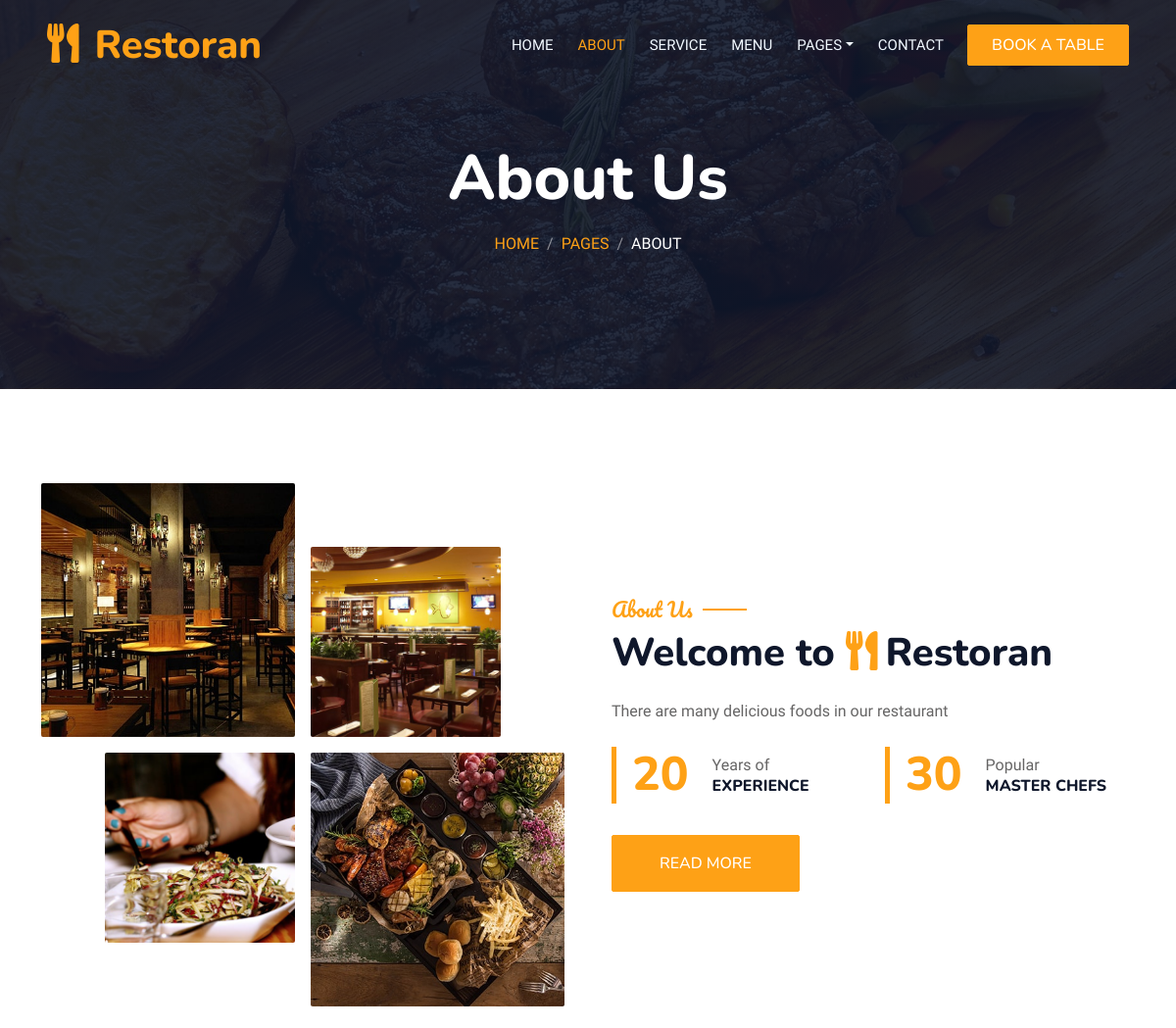
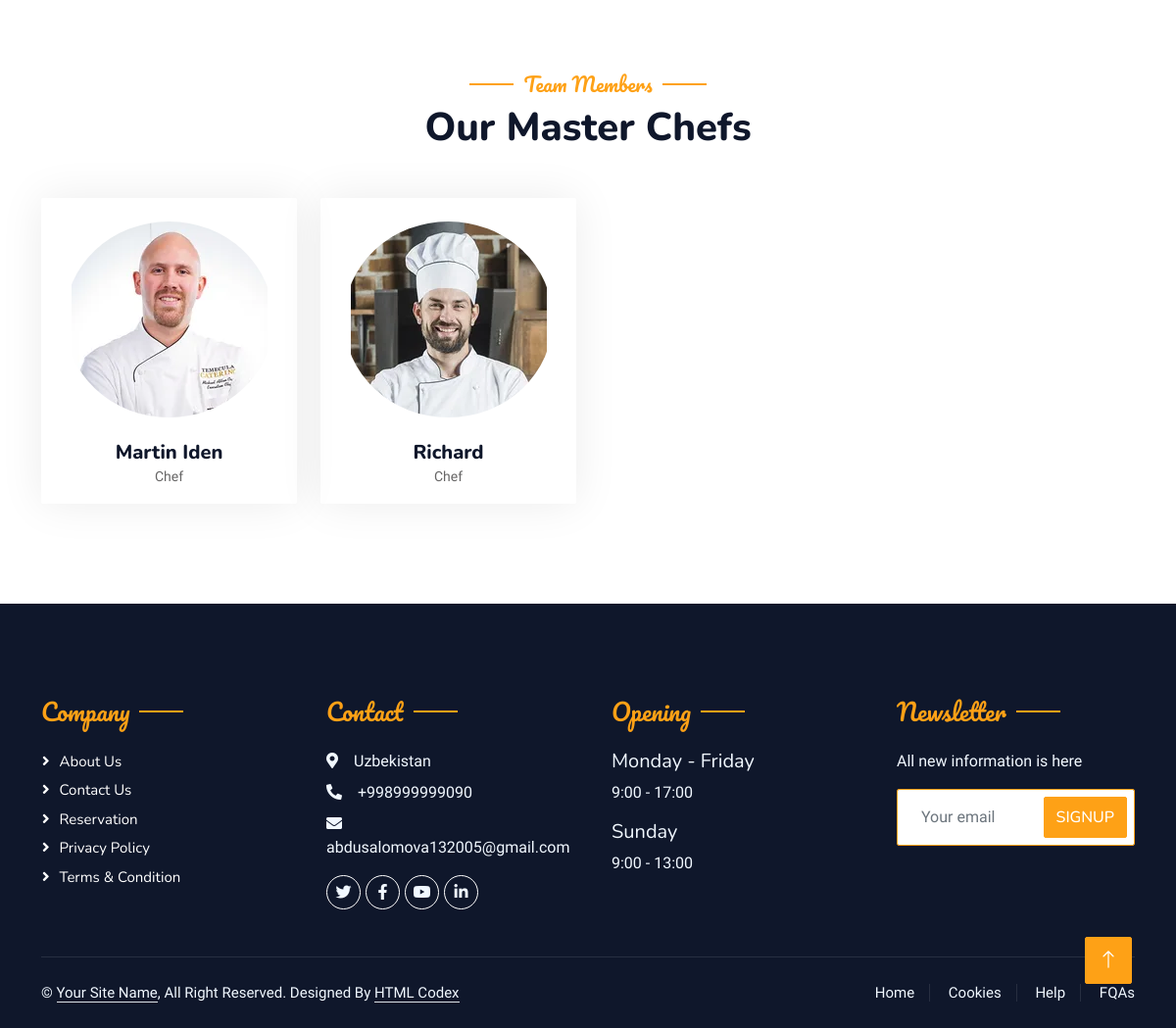
The page /about/ on the database its author committed (2 pictures, top to bottom).
### restoran/models.py (models this page shows, shortened)
class About(models.Model):
    first_pic=ResizedImageField(upload_to='about/%Y/%m')
    second_pic=ResizedImageField(upload_to='about/%Y/%m')
    third_pic=ResizedImageField(upload_to='about/%Y/%m')
    fourth_pic=ResizedImageField(upload_to='about/%Y/%m')
    description=models.TextField()
    experience=models.PositiveIntegerField()
    masterchefs=models.PositiveIntegerField()
    class Meta:
        db_table='about'
        verbose_name='about'
        verbose_name_plural='about'

class Ourteam(models.Model):
    full_name=models.CharField(max_length=256)
    designation=models.CharField(max_length=256)
    pic=ResizedImageField(upload_to='ourteam/%Y/%m')
    is_active = models.BooleanField(default=False)
    class Meta:
        db_table='ourteam'
        verbose_name='ourteam'
        verbose_name_plural='ourteams'

class Footer(models.Model):
    street=models.CharField(max_length=256)
    number=models.CharField(max_length=256)
    email=models.EmailField()
    start_and_end_days=models.CharField(max_length=256)
    time_1=models.CharField(max_length=256)
    time_sunday=models.CharField(max_length=256)
    newsletter_description=models.TextField(null=True, blank=True)
    class Meta:
        db_table='footer'
        verbose_name='footer'
        verbose_name_plural='footers'

### restoran/views.py (the view)
# urls.py: path('about/', views.about, name='about'),
def about(request):
    about=models.About.objects.first()
    ourteam=models.Ourteam.objects.all()
    footer=models.Footer.objects.first()
    return render(request, 'about.html', {'about':about, 'ourteam':ourteam,'footer':footer})

### templates/about.html (shortened to what this page needs)
{% extends 'base.html' %}
{% load static %}
{% block content %}
            <div class="container-xxl py-5 bg-dark hero-header mb-5">
                <div class="container text-center my-5 pt-5 pb-4">
                    <h1 class="display-3 text-white mb-3 animated slideInDown">About Us</h1>
                    <nav aria-label="breadcrumb">
                        <ol class="breadcrumb justify-content-center text-uppercase">
                            <li class="breadcrumb-item"><a href="{% url 'home' %}">Home</a></li>
                            <li class="breadcrumb-item"><a href="#">Pages</a></li>
                            <li class="breadcrumb-item text-white active" aria-current="page">About</li>
                        </ol>
                    </nav>
                </div>
            </div>
        </div>
        <div class="container-xxl py-5">
            <div class="container">
                <div class="row g-5 align-items-center">
                    <div class="col-lg-6">
                        <div class="row g-3">
                            <div class="col-6 text-start">
                                <img class="img-fluid rounded w-100 wow zoomIn" data-wow-delay="0.1s" src="{{about.first_pic.url}}">
                            </div>
                            <div class="col-6 text-start">
                                <img class="img-fluid rounded w-75 wow zoomIn" data-wow-delay="0.3s" src="{{about.second_pic.url}}" style="margin-top: 25%;">
                            </div>
                            <div class="col-6 text-end">
                                <img class="img-fluid rounded w-75 wow zoomIn" data-wow-delay="0.5s" src="{{about.third_pic.url}}">
                            </div>
                            <div class="col-6 text-end">
                                <img class="img-fluid rounded w-100 wow zoomIn" data-wow-delay="0.7s" src="{{about.fourth_pic.url}}">
                            </div>
                        </div>
                    </div>
                    <div class="col-lg-6">
                        <h5 class="section-title ff-secondary text-start text-primary fw-normal">About Us</h5>
                        <h1 class="mb-4">Welcome to <i class="fa fa-utensils text-primary me-2"></i>Restoran</h1>
                        <p class="mb-4">{{about.description}}</p>
                        <div class="row g-4 mb-4">
                            <div class="col-sm-6">
                                <div class="d-flex align-items-center border-start border-5 border-primary px-3">
                                    <h1 class="flex-shrink-0 display-5 text-primary mb-0" data-toggle="counter-up">{{about.experience}}</h1>
                                    <div class="ps-4">
                                        <p class="mb-0">Years of</p>
                                        <h6 class="text-uppercase mb-0">Experience</h6>
                                    </div>
                                </div>
                            </div>
                            <div class="col-sm-6">
                                <div class="d-flex align-items-center border-start border-5 border-primary px-3">
                                    <h1 class="flex-shrink-0 display-5 text-primary mb-0" data-toggle="counter-up">{{about.masterchefs}}</h1>
                                    <div class="ps-4">
                                        <p class="mb-0">Popular</p>
                                        <h6 class="text-uppercase mb-0">Master Chefs</h6>
                                    </div>
                                </div>
                            </div>
                        </div>
                        <a class="btn btn-primary py-3 px-5 mt-2" href="">Read More</a>
                    </div>
                </div>
            </div>
        </div>
        <div class="container-xxl pt-5 pb-3">
            <div class="container">
                <div class="text-center wow fadeInUp" data-wow-delay="0.1s">
                    <h5 class="section-title ff-secondary text-center text-primary fw-normal">Team Members</h5>
                    <h1 class="mb-5">Our Master Chefs</h1>
                </div>
                <div class="row g-4">
                    {% for x in ourteam %}
                    <div class="col-lg-3 col-md-6 wow fadeInUp" data-wow-delay="0.7s">
                        <div class="team-item text-center rounded overflow-hidden">
                            <div class="rounded-circle overflow-hidden m-4">
                                <img class="img-fluid" src="{{x.pic.url}}" alt="">
                            </div>
                            <h5 class="mb-0">{{x.full_name}}</h5>
                            <small>{{x.designation}}</small>
                        </div>
                    </div>
                    {% endfor %}
                </div>
            </div>
        </div>
    {% endblock %}

### templates/base.html (shortened to what this page needs)
{% load static %}
<!DOCTYPE html>
<html lang="en">
<head>
    <link href="https://cdnjs.cloudflare.com/ajax/libs/font-awesome/5.10.0/css/all.min.css" rel="stylesheet">
    <link href="https://cdn.jsdelivr.net/npm/bootstrap-icons@1.4.1/font/bootstrap-icons.css" rel="stylesheet">
    <link href="lib/animate/animate.min.css" rel="stylesheet">
    <link href="lib/owlcarousel/assets/owl.carousel.min.css" rel="stylesheet">
    <link href="lib/tempusdominus/css/tempusdominus-bootstrap-4.min.css" rel="stylesheet" />
    <link href="{% static 'css/bootstrap.min.css' %}" rel="stylesheet">
    <link href="{% static 'css/style.css' %}" rel="stylesheet">
</head>
<body>
    <div class="container-xxl bg-white p-0">
        <div class="container-xxl position-relative p-0">
            <nav class="navbar navbar-expand-lg navbar-dark bg-dark px-4 px-lg-5 py-3 py-lg-0">
                <a href="" class="navbar-brand p-0">
                    <h1 class="text-primary m-0"><i class="fa fa-utensils me-3"></i>Restoran</h1>
                </a>
                <div class="collapse navbar-collapse" id="navbarCollapse">
                    <div class="navbar-nav ms-auto py-0 pe-4">
                        <a href="{% url 'home' %}" class="nav-item nav-link">Home</a>
                        <a href="{% url 'about' %}" class="nav-item nav-link active">About</a>
                        <a href="{% url 'service' %}" class="nav-item nav-link">Service</a>
                        <a href="{% url 'menu' %}" class="nav-item nav-link">Menu</a>
                        <div class="nav-item dropdown">
                            <a href="#" class="nav-link dropdown-toggle" data-bs-toggle="dropdown">Pages</a>
                        </div>
                        <a href="{% url 'contact' %}" class="nav-item nav-link">Contact</a>
                    </div>
                    <a href="{% url 'booking' %}" class="btn btn-primary py-2 px-4">Book A Table</a>
                </div>
            </nav>
            {% block content %}
            {% endblock %}
        <div class="container-fluid bg-dark text-light footer pt-5 mt-5 wow fadeIn" data-wow-delay="0.1s">
            <div class="container py-5">
                <div class="row g-5">
                    <div class="col-lg-3 col-md-6">
                        <h4 class="section-title ff-secondary text-start text-primary fw-normal mb-4">Company</h4>
                        <a class="btn btn-link" href="{% url 'about' %}">About Us</a>
                        <a class="btn btn-link" href="{% url 'contact' %}">Contact Us</a>
                        <a class="btn btn-link" href="">Reservation</a>
                        <a class="btn btn-link" href="">Privacy Policy</a>
                        <a class="btn btn-link" href="">Terms & Condition</a>
                    </div>
                    <div class="col-lg-3 col-md-6">
                        <h4 class="section-title ff-secondary text-start text-primary fw-normal mb-4">Contact</h4>
                        <p class="mb-2"><i class="fa fa-map-marker-alt me-3"></i>{{footer.street}}</p>
                        <p class="mb-2"><i class="fa fa-phone-alt me-3"></i>{{footer.number}}</p>
                        <p class="mb-2"><i class="fa fa-envelope me-3"></i>{{footer.email}}</p>
                        <div class="d-flex pt-2">
                            <a class="btn btn-outline-light btn-social" href=""><i class="fab fa-twitter"></i></a>
                            <a class="btn btn-outline-light btn-social" href=""><i class="fab fa-facebook-f"></i></a>
                            <a class="btn btn-outline-light btn-social" href=""><i class="fab fa-youtube"></i></a>
                            <a class="btn btn-outline-light btn-social" href=""><i class="fab fa-linkedin-in"></i></a>
                        </div>
                    </div>
                    <div class="col-lg-3 col-md-6">
                        <h4 class="section-title ff-secondary text-start text-primary fw-normal mb-4">Opening</h4>
                        <h5 class="text-light fw-normal">{{footer.start_and_end_days}}</h5>
                        <p>{{footer.time_1}}</p>
                        <h5 class="text-light fw-normal">Sunday</h5>
                        <p>{{footer.time_sunday}}</p>
                    </div>
                    <div class="col-lg-3 col-md-6">
                        <h4 class="section-title ff-secondary text-start text-primary fw-normal mb-4">Newsletter</h4>
                        <p>{{footer.newsletter_description}}</p>
                        <div class="position-relative mx-auto" style="max-width: 400px;">
                            <input class="form-control border-primary w-100 py-3 ps-4 pe-5" type="text" placeholder="Your email">
                            <button type="button" class="btn btn-primary py-2 position-absolute top-0 end-0 mt-2 me-2">SignUp</button>
                        </div>
                    </div>
                </div>
            </div>
            <div class="container">
                <div class="copyright">
                    <div class="row">
                        <div class="col-md-6 text-center text-md-start mb-3 mb-md-0">
                            &copy; <a class="border-bottom" href="#">Your Site Name</a>, All Right Reserved.
							Designed By <a class="border-bottom" href="https://htmlcodex.com">HTML Codex</a>
                        </div>
                        <div class="col-md-6 text-center text-md-end">
                            <div class="footer-menu">
                                <a href="">Home</a>
                                <a href="">Cookies</a>
                                <a href="">Help</a>
                                <a href="">FQAs</a>
                            </div>
                        </div>
                    </div>
                </div>
            </div>
        </div>
        <a href="#" class="btn btn-lg btn-primary btn-lg-square back-to-top"><i class="bi bi-arrow-up"></i></a>
    </div>
</body>
</html>

### static/css/style.css (style rules this page uses)
:root { --primary: #FEA116; --light: #F1F8FF; --dark: #0F172B; }
.ff-secondary { font-family: 'Pacifico', cursive; }
.back-to-top { position: fixed; display: none; right: 45px; bottom: 45px; z-index: 99; }
.btn { font-family: 'Nunito', sans-serif; font-weight: 500; text-transform: uppercase; transition: .5s; }
.btn.btn-primary, .btn.btn-secondary { color: #FFFFFF; }
.btn-lg-square { width: 48px; height: 48px; }
.btn-square, .btn-sm-square, .btn-lg-square { padding: 0; display: flex; align-items: center; justify-content: center; font-weight: normal; border-radius: 2px; }
.navbar-dark .navbar-nav .nav-link { position: relative; margin-left: 25px; padding: 35px 0; font-size: 15px; color: var(--light) !important; text-transform: uppercase; font-weight: 500; outline: none; transition: .5s; }
.navbar-dark .navbar-nav .nav-link:hover, .navbar-dark .navbar-nav .nav-link.active { color: var(--primary) !important; }
@media (min-width: 992px) { .navbar-dark { position: absolute; width: 100%; top: 0; left: 0; z-index: 999; background: transparent !important; } }
.hero-header { background: linear-gradient(rgba(15, 23, 43, .9), rgba(15, 23, 43, .9)), url(../img/bg-hero.jpg); background-position: center center; background-repeat: no-repeat; background-size: cover; }
.breadcrumb-item + .breadcrumb-item::before { color: rgba(255, 255, 255, .5); }
.section-title { position: relative; display: inline-block; }
.section-title::before { position: absolute; content: ""; width: 45px; height: 2px; top: 50%; left: -55px; margin-top: -1px; background: var(--primary); }
.section-title::after { position: absolute; content: ""; width: 45px; height: 2px; top: 50%; right: -55px; margin-top: -1px; background: var(--primary); }
.section-title.text-start::before, .section-title.text-end::after { display: none; }
.team-item { box-shadow: 0 0 45px rgba(0, 0, 0, .08); height: calc(100% - 38px); transition: .5s; }
.team-item img { transition: .5s; }
.footer .btn.btn-social { margin-right: 5px; width: 35px; height: 35px; display: flex; align-items: center; justify-content: center; color: var(--light); border: 1px solid #FFFFFF; border-radius: 35px; transition: .3s; }
.footer .btn.btn-link { display: block; margin-bottom: 5px; padding: 0; text-align: left; color: #FFFFFF; font-size: 15px; font-weight: normal; text-transform: capitalize; transition: .3s; }
.footer .btn.btn-link::before { position: relative; content: "\f105"; font-family: "Font Awesome 5 Free"; font-weight: 900; margin-right: 10px; }
.footer .copyright { padding: 25px 0; font-size: 15px; border-top: 1px solid rgba(256, 256, 256, .1); }
.footer .copyright a { color: var(--light); }
.footer .footer-menu a { margin-right: 15px; padding-right: 15px; border-right: 1px solid rgba(255, 255, 255, .1); }
.footer .footer-menu a:last-child { margin-right: 0; padding-right: 0; border-right: none; }

### rows shown on the page
About: first_pic (picture), second_pic (picture), third_pic (picture), fourth_pic (picture), description "There are many delicious foods in our restaurant", experience "20", masterchefs "30"
Ourteam: pic (picture), full_name "Martin Iden", designation "Chef"
Ourteam: pic (picture), full_name "Richard", designation "Chef"
Footer: street "Uzbekistan", number "+998999999090", email "abdusalomova132005@gmail.com", start_and_end_days "Monday - Friday", time_1 "9:00 - 17:00", time_sunday "9:00 - 13:00", newsletter_description "All new information is here"
